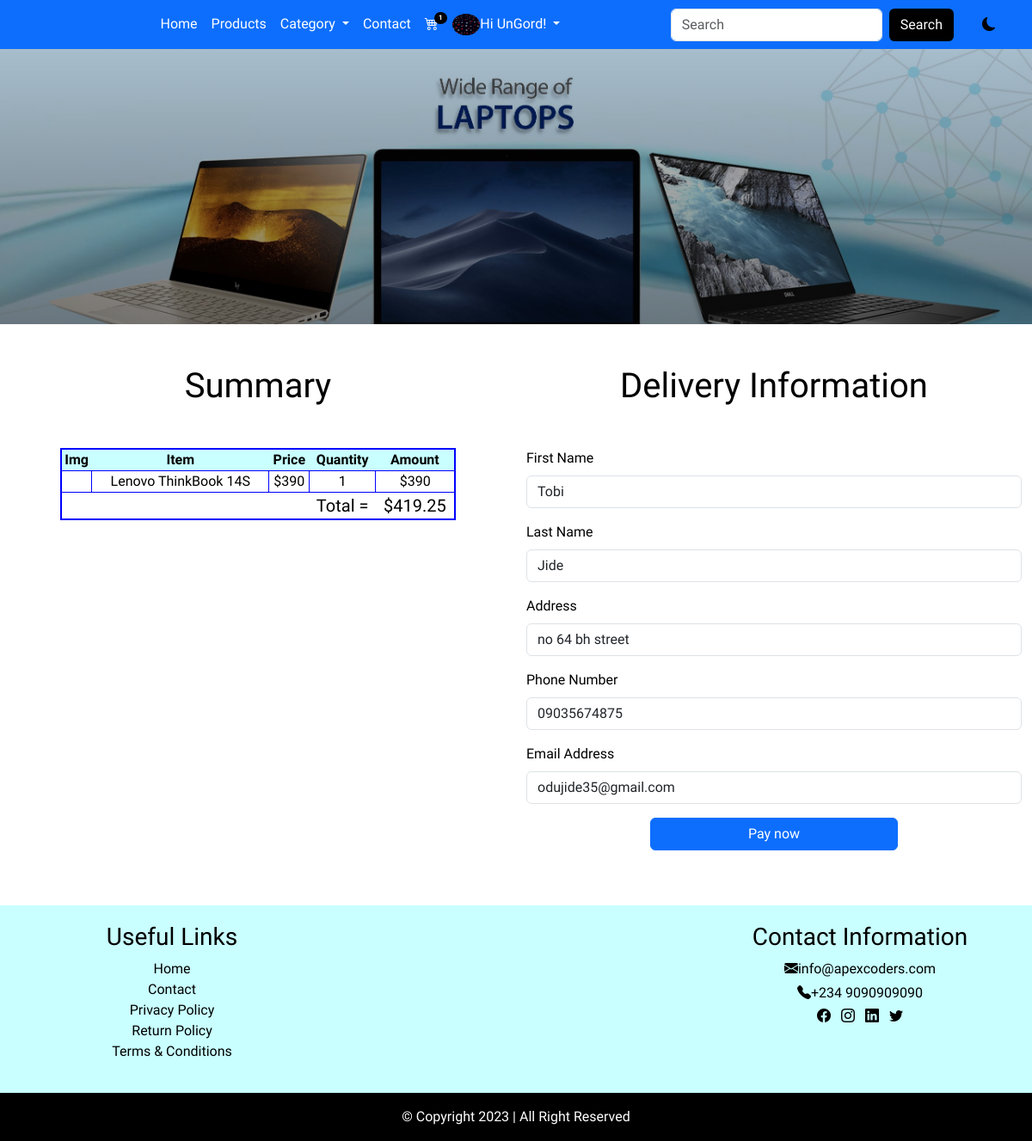
The app's page /checkout (signed in) with its own data.
### userprofile/models.py (models this page shows, shortened)
class Customer(models.Model):
    user = models.OneToOneField(User, on_delete=models.CASCADE)
    first_name = models.CharField(max_length=100)
    last_name = models.CharField(max_length=100)
    email = models.EmailField(max_length=150)
    phone = models.CharField(max_length=12)
    address = models.CharField(max_length=200)
    pix = models.ImageField(upload_to="profilepix")
    joined = models.DateTimeField(auto_now_add=True)

class Cart(models.Model):
    user = models.ForeignKey(User, on_delete=models.CASCADE)
    product = models.ForeignKey(Product, on_delete=models.CASCADE)
    quantity = models.IntegerField()
    price = models.IntegerField(default=1)
    amount = models.CharField(max_length=50)
    paid = models.BooleanField()

### main/models.py (models this page shows)
class Product(models.Model):
    category = models.ForeignKey(Category, on_delete = models.CASCADE)
    title = models.CharField(max_length=150)
    slug = models.SlugField(unique=True)
    pix = models.ImageField(upload_to='pix')
    description = models.TextField()
    price = models.DecimalField(max_digits=6, decimal_places=2)
    promo_price = models.DecimalField(max_digits=6, decimal_places=2, blank=True, null=True)
    topselling = models.BooleanField()
    featured = models.BooleanField()
    uploaded = models.DateTimeField(auto_now_add=True)
    edited = models.DateTimeField(auto_now=True)
    def __str__(self):
        return self.title

### main/views.py (the view)
# urls.py: path('checkout', views.checkout, name='checkout'),
@login_required(login_url='signin')
def checkout(request):
    userprof = Customer.objects.get(user__username=request.user.username)
    cart = Cart.objects.filter(user__username = request.user.username, paid=False)
    for item in cart:
        item.amount = item.price * item.quantity
        item.save()
    subtotal = 0
    vat = 0
    total = 0
    for item in cart:
        subtotal += item.amount
        vat = 0.075 * subtotal
        total = subtotal + vat
    context = {
        'cart': cart,
        'total': total,
        'userprof': userprof
    }
    return render(request, 'checkout.html', context)

### main/context_processor.py (called while the page is built)
def apex(request):
    info = AppInfo.objects.get(pk=1)
    category = Category.objects.all()
    context = {
        'info': info,
        'category': category
    }
    return context

def cartcount(request):
    cart = Cart.objects.filter(user__username = request.user.username, paid=False)
    itemcount = 0
    for item in cart:
        itemcount += item.quantity
    context = {
        'cart': cart,
        'itemcount': itemcount,
    }
    return context

### main/templates/checkout.html (shortened to what this page needs)
{% extends 'base.html' %}
{% block header %}
    {% include 'header.html' %}
{% endblock header %}
{% block banner %}
    {% include 'banner.html' %}
{% endblock banner %}
{% block content %}
<div class="container-fluid mt-5 mb-5">
    <div class="row cart">
        <div class="col-md-6">
            <h1 class="text-capitalize text-center mb-5">summary</h1>
        <table>
            <thead>
                <th>img</th>
                <th>item</th>
                <th>price</th>
                <th>quantity</th>
                <th>amount</th>
            </thead>
            <tbody>
                {% for item in cart %}
                <tr class="item">
                    <td><img src="{{item.product.pix.url}}" alt="" style="height: 50px;"></td>
                    <td>{{item.product}}</td>
                    <td>${{item.price}}</td>
                    <td>{{item.quantity}}</td>
                    <td>${{item.amount}}</td>
                </tr>
                {% endfor %}
                <tr class="subtot">
                    <td></td>
                    <td></td>
                    <td></td>
                    <td>total =</td>
                    <td>${{total}}</td>
                </tr>
            </tbody>
        </table>
        </div>
        <div class="col-md-6 checkout">
            <h1 class="text-capitalize text-center mb-5">delivery information</h1>
            <form action="{% url 'payment' %}" method="POST">
                <div class="mb-3">
                    <label for="exampleFormControlInput1" class="form-label text-capitalize">first name</label>
                    <input type="text" name="first_name" value="{{userprof.first_name}}" class="form-control" id="exampleFormControlInput1" placeholder="">
                </div>
                <div class="mb-3">
                    <label for="exampleFormControlInput1" class="form-label text-capitalize">last name</label>
                    <input type="text" name="last_name" value="{{userprof.last_name}}" class="form-control" id="exampleFormControlInput1" placeholder="">
                </div>
                <div class="mb-3">
                    <label for="exampleFormControlInput1" class="form-label text-capitalize">address</label>
                    <input type="text" name="address" value="{{userprof.address}}" class="form-control" id="exampleFormControlInput1" placeholder="">
                </div>
                <div class="mb-3">
                    <label for="exampleFormControlInput1" class="form-label text-capitalize">phone number</label>
                    <input type="number" name="phone" value="{{userprof.phone}}" class="form-control" id="exampleFormControlInput1" placeholder="">
                </div>
                <div class="mb-3">
                    <label for="exampleFormControlInput1" class="form-label">Email address</label>
                    <input type="email" name="email" value="{{userprof.email}}" class="form-control" id="exampleFormControlInput1" placeholder="name@example.com">
                </div>
                <div class="mb-3">
                    <button type="submit" class="btn btn-primary">Pay now</button>
                </div>
            </form>
        </div>
    </div>
</div>
{% endblock content %}
{% block footer %}
    {% include 'footer.html' %}
{% endblock footer %}

### main/templates/header.html (shortened to what this page needs)
<nav class="navbar navbar-expand-lg bg-primary sticky-top">
    <div class="container">
        <div class="collapse navbar-collapse" id="navbarSupportedContent">
            <ul class="navbar-nav mx-auto mb-2 mb-lg-0">
                {% if user.is_authenticated %}
                <li class="nav-item">
                    <a class="nav-link" aria-current="page" href="{% url 'home' %}">Home</a>
                </li>
                <li class="nav-item">
                    <a class="nav-link" href="{% url 'products' %}">Products</a>
                </li>
                <li class="nav-item dropdown">
                    <a class="nav-link dropdown-toggle" href="#" role="button" data-bs-toggle="dropdown" aria-expanded="false">
                        Category
                    </a>
                </li>
                <li class="nav-item">
                    <a class="nav-link" href="{% url 'contact' %}">Contact</a>
                </li>
                <li class="nav-item">
                    <a class="nav-link" href="{% url 'cart' %}">
                        <div class="wrapper">
                            <i class="bi bi-cart4"></i>
                            <span class="badge">{{itemcount}}</span>
                        </div>
                    </a>
                </li>
                <li class="nav-item dropdown">
                    <a class="nav-link dropdown-toggle" href="#" role="button" data-bs-toggle="dropdown" aria-expanded="false">
                        {% if user.customer %}
                        <img src="{{user.customer.pix.url}}" style="height: 25px;" alt=""><span>Hi {{user.username}}!</span>
                        {% endif %}
                    </a>
                </li>
                {% endif %}
            </ul>
            <form action="{% url 'search' %}" method="POST" class="d-flex" role="search">
            <input class="form-control me-2" name="item" type="search" placeholder="Search" aria-label="Search">
            <button class="btn bg-black text-white" type="submit">Search</button>
            </form>
            <div class="rash">
            <i class="bi bi-moon-fill"></i>
            </div>
        </div>
    </div>
</nav>

### main/static/css/style.css (style rules this page uses)
* { padding: 0%; margin: 0%; box-sizing: border-box; font-family: 'Ysabeau Infant', sans-serif;; }
.nav-item a { color: white; text-transform: capitalize; font-weight: 500; }
.nav-link img { border-radius: 100%; }
.wrapper { position: relative; }
.wrapper span { position: absolute; top: -2px; right: -10px; background-color: black; font-size: 8px; border-radius: 50%; }
.rash { margin-left: 3%; cursor: pointer; }
:root { --bg: white; --icon: black; --text: black; --foot: black; }
body { background: var(--bg) !important; color: var(--text) !important; overflow-y: hidden; }
.cart table { width: 80%; margin-left: 10%; margin-right: 10%; text-align: center; text-transform: capitalize; border: 2px solid blue; }
.cart thead { background-color: rgb(201, 255, 255); }
.item td { border: 1px solid blue; }
.subtot td { font-size: 20px; font-weight: 500; }
.checkout label { text-transform: capitalize; font-weight: 500; }
.checkout button { width: 50%; margin-left: 25%; margin-right: 25%; }

### records on screen
Cart: product "Lenovo ThinkBook 14S", price "390", quantity "1", amount "390"
Customer: first_name "Tobi", last_name "Jide", address "no 64 bh street", phone "09035674875", email "odujide35@gmail.com"

### other values on screen
{{ itemcount }} "1"
{{ user.username }} "UnGord"
{{ total }} "419.25"
